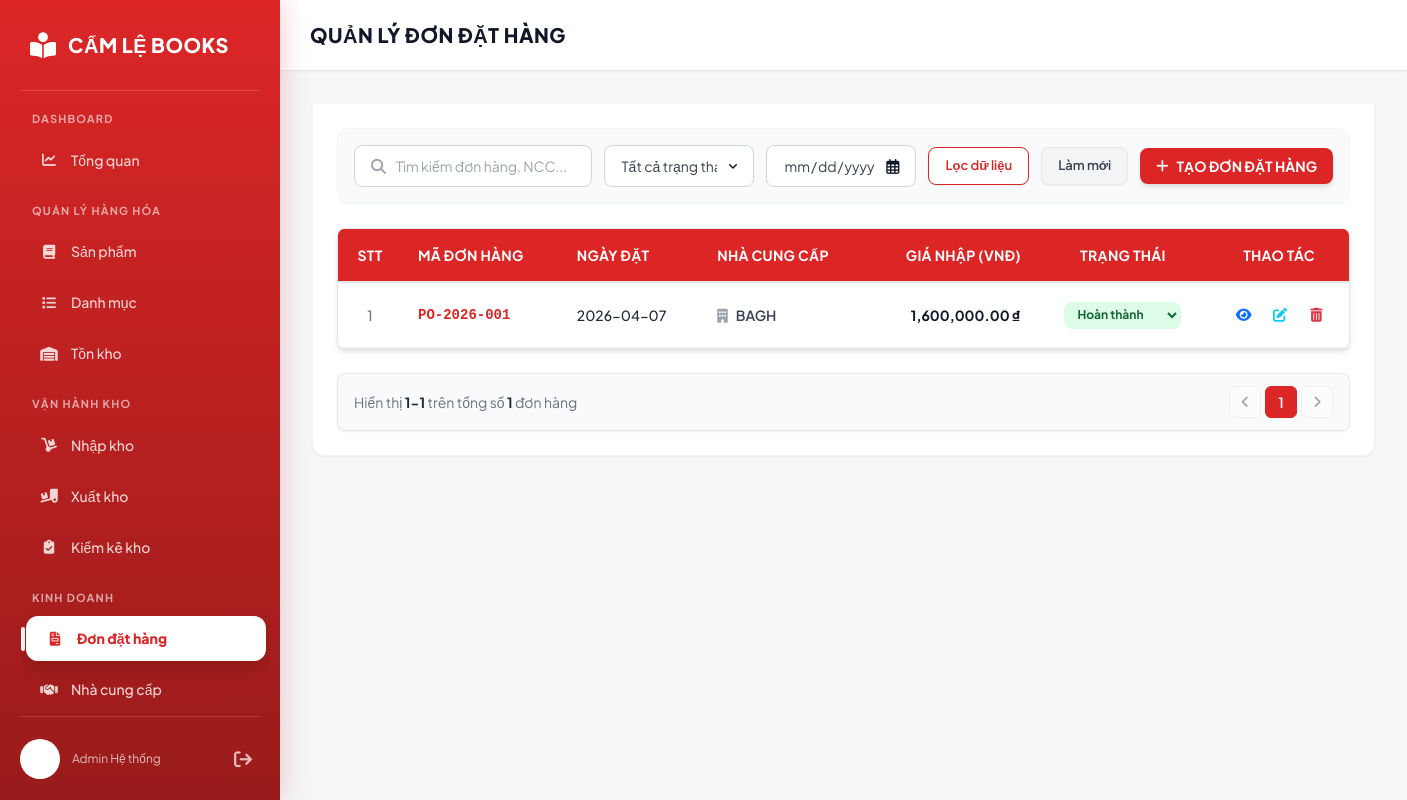
/dathang/, run on the app's committed database.
### inventory/models.py (models this page shows, shortened)
class DonDatHang(models.Model):
    maDatHang = models.CharField(max_length=50, primary_key=True)
    ngayDatHang = models.DateTimeField(auto_now_add=True)
    nhaCungCap = models.ForeignKey(NhaCungCap, on_delete=models.CASCADE)
    trangThai = models.IntegerField()
    ghiChu = models.TextField(null=True, blank=True)

class NhaCungCap(models.Model):
    maNCC = models.CharField(max_length=50, primary_key=True)
    tenNCC = models.CharField(max_length=255)
    soDienThoai = models.CharField(max_length=15)
    email = models.EmailField()
    diaChi = models.TextField()

### inventory/views/order_views.py (the view, shortened to what this page needs)
# urls.py: path("dathang/", dathang, name="dathang"),
def dathang(request):
    purchase_orders = DonDatHang.objects.select_related('nhaCungCap').prefetch_related('dondathang_ct_set__sanPham__danhMuc').order_by('-ngayDatHang')
    for order in purchase_orders:
        order.total_amount = sum(ct.thanhTien for ct in order.dondathang_ct_set.all())
    suppliers = NhaCungCap.objects.all()
    products = SanPham.objects.select_related('danhMuc', 'nhaCungCap').all()
    return render(request, 'inventory/orders/order_list.html', {
        'purchase_orders': purchase_orders,
        'suppliers': suppliers,
        'products': products,
    })

### inventory/templates/inventory/orders/order_list.html (shortened to what this page needs)
{% load static %}
{% load humanize %}
<!DOCTYPE html>
<html lang="vi">
<head>
    <script src="https://cdn.tailwindcss.com"></script>
    <link rel="stylesheet" href="https://cdnjs.cloudflare.com/ajax/libs/font-awesome/6.4.0/css/all.min.css">
    <link rel="stylesheet" href="{% static 'css/0.0.style.css' %}">
</head>
<body>
  <nav class="sidebar" id="sidebar-container">
    {% include 'partials/sidebar.html' %}
  </nav>
  <main class="main-content">
        <div class="content-header">
            <h1>QUẢN LÝ ĐƠN ĐẶT HÀNG</h1>
        </div>
        <div class="content-body p-8">
            <div class="bg-white rounded-b-xl shadow-sm border border-gray-100 p-6">
                <div class="flex flex-nowrap gap-3 items-center justify-between mb-6 bg-gray-50 p-4 rounded-xl border border-gray-100">
                    <div class="flex flex-nowrap gap-3 flex-1 items-center">
                        <div class="frm-search-box"><i class="fas fa-search"></i><input type="text" id="searchInput" placeholder="Tìm kiếm đơn hàng, NCC..." oninput="filterOrders()" onkeyup="filterOrders()"></div>
                        <select id="statusFilter" class="frm-select" onchange="filterOrders()">
                            <option value="all">Tất cả trạng thái</option>
                        </select>
                            <div class="relative">
                                <div class="frm-date-box"><input type="date" id="dateFilter" value="" onchange="filterOrders()"><i class="fa-regular fa-calendar-days"></i></div>
                            </div>
                            <button onclick="filterOrders()" class="bg-white hover:bg-red-50 text-primary px-4 py-2 whitespace-nowrap rounded-lg text-[13px] font-semibold transition-colors flex items-center gap-2 shadow-sm border border-primary">
                                Lọc dữ liệu
                            </button>
                            <button onclick="resetFilters()" class="bg-gray-100 hover:bg-gray-200 text-gray-700 px-4 py-2 whitespace-nowrap rounded-lg text-[13px] font-semibold transition-colors flex items-center gap-2 shadow-sm border border-gray-200">
                                Làm mới
                            </button>
                    </div>
                    <button onclick="openModal('create')" class="bg-primary hover:bg-red-700 text-white px-4 py-2 whitespace-nowrap rounded-lg text-sm font-bold transition-all flex items-center gap-2 shadow-md">
                        <i class="fa-solid fa-plus"></i> TẠO ĐƠN ĐẶT HÀNG
                    </button>
                </div>
                <div class="table-wrapper border border-gray-200 rounded-lg">
                    <table class="w-full text-left border-collapse min-w-[900px]" id="orderTable">
                        <thead>
                            <tr class="bg-red-50 border-b border-red-100">
                                <th class="py-4 px-4 font-bold text-sm text-gray-800 text-center w-16">STT</th>
                                <th class="py-4 px-4 font-bold text-sm text-gray-800">MÃ ĐƠN HÀNG</th>
                                <th class="py-4 px-4 font-bold text-sm text-gray-800">NGÀY ĐẶT</th>
                                <th class="py-4 px-4 font-bold text-sm text-gray-800">NHÀ CUNG CẤP</th>
                                <th class="py-4 px-4 font-bold text-sm text-gray-800 text-right">GIÁ NHẬP (VNĐ)</th>
                                <th class="py-4 px-4 font-bold text-sm text-gray-800 text-center">TRẠNG THÁI</th>
                                <th class="py-4 px-4 font-bold text-sm text-gray-800 text-center w-32">THAO TÁC</th>
                            </tr>
                        </thead>
                        <tbody id="orderTableBody" class="text-sm">
                            {% for order in purchase_orders %}
                            <tr class="order-row border-b border-gray-100 hover:bg-gray-50 transition-colors" data-status="{% if order.trangThai == 0 %}Chờ xác nhận{% elif order.trangThai == 1 %}Hoàn thành{% elif order.trangThai == 2 %}Đang giao{% else %}Đã hủy{% endif %}" data-date="{{ order.ngayDatHang|date:'Y-m-d' }}">
                                <td class="py-4 px-4 text-center text-gray-500 font-medium">{{ forloop.counter }}</td>
                                <td class="py-4 px-4 font-bold text-primary font-mono order-code">{{ order.maDatHang }}</td>
                                <td class="py-4 px-4 text-gray-800 font-medium">{{ order.ngayDatHang|date:"Y-m-d" }}</td>
                                <td class="py-4 px-4 font-semibold text-gray-700 order-supplier"><i class="fa-solid fa-building text-gray-400 mr-2"></i>{{ order.nhaCungCap.tenNCC }}</td>
                                <td class="py-4 px-4 font-bold text-gray-900 text-right">{{ order.total_amount|intcomma }} ₫</td>
                                <td class="py-4 px-4 text-center">
                                    <select class="border border-transparent rounded-lg px-2 py-1 text-xs font-bold outline-none cursor-pointer create-status-badge
                                        {% if order.trangThai == 0 %}status-warning
                                        {% elif order.trangThai == 1 %}status-success
                                        {% elif order.trangThai == 2 %}status-info
                                        {% else %}status-danger{% endif %}"
                                        onchange="changeOrderStatus('{{ order.maDatHang }}', this.options[this.selectedIndex].text)">
                                        <option value="Hoàn thành" {% if order.trangThai == 1 %}selected{% endif %} class="text-green-700 bg-white">Hoàn thành</option>
                                    </select>
                                </td>
                                <td class="py-4 px-4 text-center action-cell">
                                    <button class="btn-icon icon-view" onclick="openModal('view', '{{ order.maDatHang }}')" title="Xem chi tiết"><i class="fas fa-eye"></i></button>
                                    <button class="btn-icon icon-edit" onclick="openModal('edit', '{{ order.maDatHang }}')" title="Chỉnh sửa"><i class="fas fa-edit"></i></button>
                                    <button class="btn-icon icon-del" onclick="deleteOrder('{{ order.maDatHang }}')" title="Xóa"><i class="fas fa-trash-alt"></i></button>
                                </td>
                            </tr>
                            {% endfor %}
                        </tbody>
                    </table>
                </div>
                <div id="orderPagination" class="w-full mt-6"></div>
            </div>
        </div>
  </main>
</body>
</html>

### static/css/0.0.style.css (style rules this page uses)
:root { --primary-main: #dc2626; --primary-dark: #b91c1c; --sidebar-bg: linear-gradient(180deg, #dc2626 0%, #991b1b 100%); --primary-soft: rgba(255, 255, 255, 0.15); --text-white: #ffffff; --bg-body: #f3f4f6; --card-bg: #ffffff; --radius: 10px; --shadow-card: 0 4px 6px -1px rgba(0, 0, 0, 0.1), 0 2px 4px -1px rgba(0, 0, 0, 0.06); --sidebar-width: 280px; }
* { margin: 0; padding: 0; box-sizing: border-box; font-family: 'Plus Jakarta Sans', sans-serif; }
body { background-color: var(--bg-body); display: flex; min-height: 100vh; color: #1f2937; }
.sidebar { width: var(--sidebar-width); background: var(--sidebar-bg); color: white; padding: 20px; display: flex; flex-direction: column; position: fixed; height: 100vh; z-index: 100; box-shadow: 4px 0 24px rgba(220, 38, 38, 0.2); }
.main-content { margin-left: var(--sidebar-width); flex-grow: 1; display: flex; flex-direction: column; }
.content-header { background: white; padding: 20px 30px; border-bottom: 1px solid #e5e7eb; box-shadow: 0 2px 4px rgba(0,0,0,0.02); display: flex; align-items: center; position: sticky; top: 0; z-index: 90; }
.content-header h1 { font-size: 1.25rem; font-weight: 800; color: #111827; margin: 0; text-transform: uppercase; letter-spacing: 0.5px; }
.content-body { padding: 30px; }
.table-wrapper { background: white; border-radius: 16px; padding: 0; box-shadow: var(--shadow-card); }
table { width: 100%; border-collapse: collapse; }
th { text-align: left; padding: 16px; background: #f9fafb; color: #4b5563; font-weight: 600; font-size: 13px; text-transform: uppercase; border-bottom: 2px solid #e5e7eb; }
td { padding: 16px; border-bottom: 1px solid #f3f4f6; color: #374151; font-size: 14px; }
tr:last-child td { border-bottom: none; }
.table-wrapper { overflow-x: auto; }
.main-content table thead, .content-body table thead { background: var(--primary-main) !important; }
.main-content table thead tr, .content-body table thead tr { background: var(--primary-main) !important; border-bottom: 1px solid #b91c1c !important; }
.main-content table thead th, .content-body table thead th { background: transparent !important; color: #ffffff !important; font-weight: 700 !important; text-transform: uppercase; letter-spacing: 0.02em; }
.action-cell { min-width: 140px; text-align: right !important; }
.btn-icon { width: 32px; height: 32px; border-radius: 6px; border: none; background: transparent; margin-left: 2px; transition: 0.2s; cursor: pointer; display: inline-flex; align-items: center; justify-content: center; }
.icon-view { color: #0d6efd; }
.icon-edit { color: #0dcaf0; }
.icon-del { color: #dc3545; }
.bg-white { background-color: #fff !important; }
.text-center { text-align: center !important; }
.frm-search-box { display: inline-flex; align-items: center; background: #fff; border: 1px solid #d1d5db; border-radius: 8px; padding: 0 16px; height: 42px; width: 100%; min-width: 220px; max-width: 350px; transition: border-color 0.2s; position: relative; }
.frm-search-box i { color: #9ca3af; font-size: 15px; margin-right: 10px; }
.frm-search-box input { border: none; outline: none; background: transparent; width: 100%; color: #374151; font-size: 14px; padding: 0; box-shadow: none; }
.frm-search-box input::placeholder { color: #9ca3af; font-weight: normal; }
.frm-select { appearance: none; background: #fff; border: 1px solid #d1d5db; border-radius: 8px; padding: 0 36px 0 16px; height: 42px; min-width: 150px; color: #374151; font-size: 14px; outline: none; transition: border-color 0.2s; cursor: pointer; background-repeat: no-repeat; background-position: right 12px center; background-size: 16px 16px; }
.frm-date-box { display: inline-flex; align-items: center; background: #fff; border: 1px solid #d1d5db; border-radius: 8px; padding: 0 16px; height: 42px; width: 150px; transition: border-color 0.2s; position: relative; }
.frm-date-box input[type="date"], .frm-date-box input[type="month"] { border: none; outline: none; background: transparent; width: 100%; color: #374151; font-size: 14px; cursor: pointer; padding: 0; margin: 0; }
.frm-date-box i { position: absolute; right: 16px; top: 50%; transform: translateY(-50%); color: #111827; pointer-events: none; font-size: 15px; }

### data on the page
DonDatHang: maDatHang "PO-2026-001", ngayDatHang "2026-04-07", nhaCungCap.tenNCC "BAGH", total_amount "1,600,000.00", trangThai+maDatHang "Hoàn thành"
